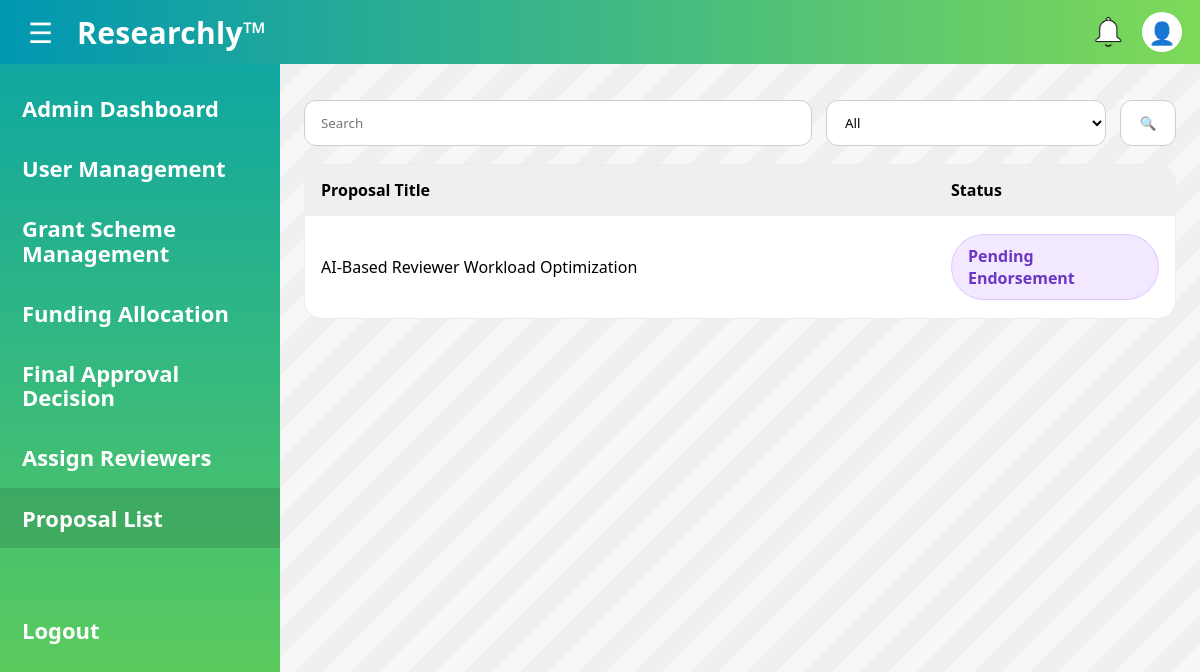
/admin/proposal-list (signed in), run on the app's committed database.
### main.py (models this page shows)
class Proposal(db.Model):
    proposal_id = db.Column(db.String(36), primary_key=True, default=lambda: str(uuid.uuid4()))
    scheme_id = db.Column(
        db.String(36),
        db.ForeignKey('grant_scheme.scheme_id'),
    )
    researcher_id = db.Column(
        db.String(36),
        db.ForeignKey('researcher.researcher_id'),
    )
    project_title = db.Column(db.String(100), nullable=False)
    abstract = db.Column(db.String(500), nullable=False)
    methodology = db.Column(db.String(500), nullable=False)
    requested_budget = db.Column(db.Integer, nullable=False)
    expertise_needed = db.Column(db.String(500), nullable=True)
    submission_date = db.Column(db.DateTime, nullable=False)
    proposal_status = db.Column(db.String(15), nullable=False)

### main.py (the view)
@app.route("/admin/proposal-list")
@login_required
@admin_required
def admin_proposal_list():
    q = (request.args.get("q") or "").strip()
    status = (request.args.get("status") or "ALL").strip()  # KEEP as normal string (not .upper())
    query = Proposal.query
    if q:
        like = f"%{q}%"
        query = query.filter(Proposal.project_title.ilike(like))
    proposals = query.order_by(Proposal.proposal_id.desc()).all()
    for p in proposals:
        p.display_status = compute_proposal_display_status(p)
    if status != "ALL":
        proposals = [p for p in proposals if (p.display_status == status)]
    return render_template(
        "admin_proposal_list.html",
        proposals=proposals,
        q=q,
        status=status,
        status_options=DISPLAY_STATUS_OPTIONS
    )

### main.py (called while the page is built)
@login_manager.user_loader
def load_user(user_id):
    return User.query.get(user_id)

def get_profile(user_id: str):
    return UserProfile.query.filter_by(user_id=user_id).first()

def is_admin_user(user: User) -> bool:
    prof = get_profile(user.id)
    return bool(prof and prof.account_status == "ACTIVE" and prof.role == "ADMIN")

def admin_required(fn):
    @wraps(fn)
    def wrapper(*args, **kwargs):
        if not current_user.is_authenticated:
            return login_manager.unauthorized()
        if not is_admin_user(current_user):
            abort(403)
        return fn(*args, **kwargs)
    return wrapper

@app.context_processor
def inject_profile():
    if current_user.is_authenticated:
        return {"prof": get_profile(current_user.id)}
    return {"prof": None}

@app.context_processor
def inject_unread_notifications():
    if current_user.is_authenticated:
        unread_count = (Notification.query
            .filter_by(user_id=current_user.id, is_read=False)
            .count())
        return {"unread_notifications": unread_count}
    return {"unread_notifications": 0}

### templates/admin_proposal_list.html (shortened to what this page needs)
<!DOCTYPE html>
<html lang="en">
<head>
  <link rel="stylesheet" href="{{ url_for('static', filename='css/colors.css') }}">
  <link rel="stylesheet" href="{{ url_for('static', filename='css/admin_proposal_list.css') }}">
</head>
<body>
{% include "_topbar.html" %}
<main class="layout" id="layout">
  <aside class="sidebar" id="sidebar">
    <a class="side-link" href="{{ url_for('admin_dashboard') }}">Admin Dashboard</a>
    <a class="side-link" href="{{ url_for('admin_users', status='PENDING') }}">User Management</a>
    <a class="side-link" href="{{ url_for('admin_grants') }}">Grant Scheme<br/>Management</a>
    <a class="side-link" href="{{ url_for('admin_funding_list', dept='ALL') }}">Funding Allocation</a>
    <a class="side-link" href="{{ url_for('admin_final_approval_list', dept='ALL') }}">Final Approval<br/>Decision</a>
    <a class="side-link" href="{{ url_for('admin_assign_reviewers', dept='ALL') }}">Assign Reviewers</a>
    <a class="side-link active" href="{{ url_for('admin_proposal_list') }}">Proposal List</a>
    <div class="side-spacer"></div>
    <a class="side-link logout" href="{{ url_for('logout') }}">Logout</a>
  </aside>
  <section class="content">
    <div class="page-wrap">
      <form class="toolbar" method="GET" action="{{ url_for('admin_proposal_list') }}">
        <input class="search" type="text" name="q" value="{{ q or '' }}" placeholder="Search">
        <select class="filter" name="status">
          <option value="ALL" {{ 'selected' if status=='ALL' else '' }}>All</option>
        </select>
        <button class="btn-go" type="submit" title="Search">🔍</button>
      </form>
      <div class="card">
        <table class="table">
          <thead>
            <tr>
              <th>Proposal Title</th>
              <th class="col-status">Status</th>
            </tr>
          </thead>
          <tbody>
            {% for p in proposals %}
              {% set st = (p.display_status or 'Pending Assignment') %}
              <tr class="row-click"
                  onclick="window.location='{{ url_for('admin_view_proposal', proposal_id=p.proposal_id) }}'">
                <td>{{ p.project_title }}</td>
                <td class="col-status">
                  <span class="status-pill status-{{ st|lower|replace(' ','-')|replace('_','-') }}">
                    {{ st|replace('_',' ')|title }}
                  </span>
                </td>
              </tr>
            {% else %}
              <tr><td class="empty" colspan="2">No proposals found.</td></tr>
            {% endfor %}
          </tbody>
        </table>
      </div>
    </div>
  </section>
</main>
</body>
</html>

### static/css/colors.css (style rules this page uses)
:root { --accent-1: #7ed957; --accent-2: #0097b2; --font-1: #28a5a8; }

### static/css/admin_proposal_list.css (style rules this page uses)
html, body { height: 100%; }
body { margin: 0; overflow: hidden; background: #f7f7f7; }
.layout { height: calc(100vh - 64px); overflow: hidden; display: grid; grid-template-columns: 280px 1fr; transition: grid-template-columns 0.3s ease; }
.sidebar { height: 100%; overflow-y: auto; }
.content { height: 100%; overflow-y: auto; padding: 22px 24px 40px; }
.content, .sidebar { -webkit-overflow-scrolling: touch; }
* { box-sizing: border-box; font-family: "Segoe UI", Arial, sans-serif; }
body { margin:0; min-height:100vh; background:#f7f7f7; }
.layout { display:grid; grid-template-columns:280px 1fr; min-height: calc(100vh - 64px); transition: grid-template-columns 0.3s ease; }
.sidebar { background: linear-gradient(180deg, #0fa7a1, #6bd24f); padding:14px 0; color:#fff; transition: transform 0.3s ease, width 0.3s ease; width: 280px; }
.side-link { display:block; padding:18px 22px; color:#fff; text-decoration:none; font-weight:700; font-size:22px; line-height:1.1; font-weight:700; font-size:22px; line-height:1.1; white-space: nowrap; }
.side-link.active { background: rgba(0,0,0,0.12); }
.side-spacer { height:40px; }
.side-link.logout { margin-top:12px; }
.content { padding:26px 24px 40px; background: repeating-linear-gradient( 135deg, rgba(0,0,0,0.03) 0, rgba(0,0,0,0.03) 20px, rgba(255,255,255,0.0) 20px, rgba(255,255,255,0.0) 40px ); }
.page-wrap { max-width: 1100px; margin:0 auto; }
.toolbar { display: grid; grid-template-columns: 1fr 280px 56px; gap: 14px; align-items: center; margin: 10px 0 18px; width: 100%; }
.search { height: 46px; width: 100%; padding: 0 16px; border: 1px solid #cfcfcf; border-radius: 12px; background: #fff; outline: none; }
.filter { height: 46px; width: 100%; padding: 0 14px; border: 1px solid #cfcfcf; border-radius: 12px; background: #fff; cursor: pointer; }
.btn-go { height: 46px; width: 56px; border: 1px solid #cfcfcf; border-radius: 12px; background: #fff; cursor: pointer; display: grid; place-items: center; }
.card { background:#fff; border-radius: 18px; border: 1px solid rgba(0,0,0,0.08); overflow:hidden; }
.table { width:100%; border-collapse: collapse; }
.table thead th { background:#efefef; padding:14px 16px; text-align:left; font-weight:900; }
.table tbody td { padding: 18px 16px; border-top: 1px solid #eee; vertical-align: middle; }
.col-status { width: 240px; }
.row-click { cursor: pointer; }
.status-pill { display:inline-block; padding: 10px 16px; border-radius: 999px; font-weight: 900; color: #0f8f8f; background: rgba(25,165,165,0.12); }
.status-pill { display:inline-block; padding: 10px 16px; border-radius: 999px; font-weight: 900; border: 1px solid transparent; }
.status-pending-endorsement { color:#6b36c5; background: rgba(160,90,255,0.14); border-color: rgba(160,90,255,0.22); }

### data on the page
Proposal: project_title "AI-Based Reviewer Workload Optimization", st "Pending Endorsement"
